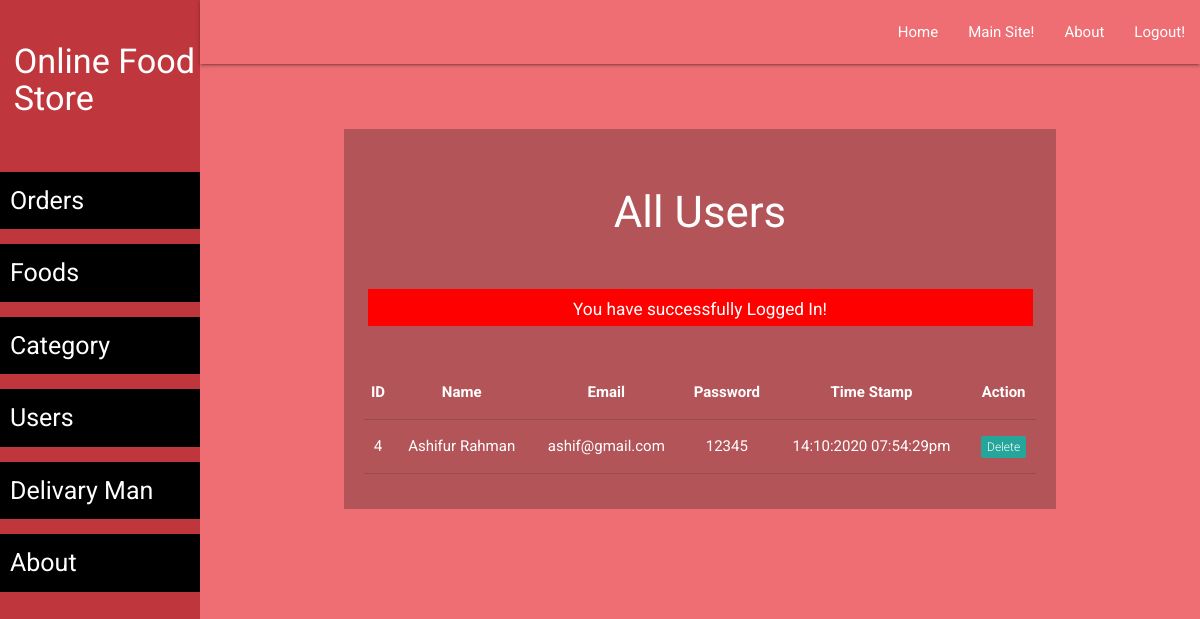
Page /admin/user-list.php (signed in) on the committed database.
### tables this page shows
CREATE TABLE `users` (
  `id` int(11) NOT NULL,
  `name` varchar(50) DEFAULT NULL,
  `email` varchar(50) DEFAULT NULL,
  `password` varchar(100) DEFAULT NULL,
  `timestamp` varchar(100) DEFAULT NULL
);

### admin/user-list.php (the view, shortened to what this page needs)
<?php require('layout/header.php'); ?>
<?php require('layout/left-sidebar-long.php'); ?>
<?php require('layout/topnav.php'); ?>
<?php require('layout/left-sidebar-short.php'); ?>
<?php
require('../backends/connection-pdo.php');
$sql = 'SELECT * FROM users';
$query  = $pdoconn->prepare($sql);
$query->execute();
$arr_all = $query->fetchAll(PDO::FETCH_ASSOC);
?>
<div class="section white-text" style="background: #B35458;">
	<div class="section">
		<h3>All Users</h3>
	</div>
  <?php
    if (isset($_SESSION['msg'])) {
        echo '<div class="section center" style="margin: 5px 35px;"><div class="row" style="background: red; color: white;">
        <div class="col s12">
            <h6>'.$_SESSION['msg'].'</h6>
            </div>
        </div></div>';
    }
    ?>
	<div class="section center" style="padding: 20px;">
		<table class="centered responsive-table">
        <thead>
          <tr>
	      <th>ID</th>
              <th>Name</th>
              <th>Email</th>
              <th>Password</th>
              <th>Time Stamp</th>
              <th>Action</th>
          </tr>
        </thead>
        <tbody>
          <?php
            foreach ($arr_all as $key) {
          ?>
          <tr>
	    <td><?php echo $key['id']; ?></td>
	    <td><?php echo $key['name']; ?></td>
            <td><?php echo $key['email']; ?></td>
            <td><?php echo $key['password']; ?></td>
            <td><?php echo $key['timestamp']; ?></td>
            <td><a href="../backends/admin/user-delete.php?id=<?php echo $key['id']; ?>"><span class="new badge" data-badge-caption="">Delete</span></a></td>
          </tr>
          <?php } ?>
        </tbody>
      </table>
	</div>
</div>
<?php require('layout/footer.php'); ?>

### css/form-style.css (style rules this page uses)
body { background: #ee6e73; font-family: "Roboto", sans-serif; -webkit-font-smoothing: antialiased; -moz-osx-font-smoothing: grayscale; }
.row { margin-bottom: 0 !important; }
.col { padding: 0 !important; }

### rows in the picture
users: id "4", name "Ashifur Rahman", email "ashif@gmail.com", password "12345", timestamp "14:10:2020 07:54:29pm"

### other values in the picture
$_SESSION['msg'] "You have successfully Logged In!"
